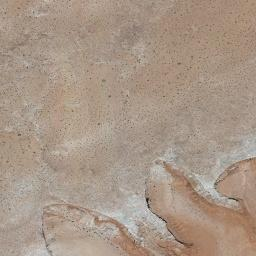
#> input picture examples/desert.jpg, 256 x 256 px
$ python -i segmentation.py   (imports and definitions only)
#> lines starting #> are read from the running program, lines starting #| are printed output that depends on the picture; after the words box and inside, x2 and y2 are one past the last pixel; in counts of white or black regions, pixels touching at a corner belong together
### morphology.py
import cv2  # For image processing
import numpy as np  # For numerical operations
import os  # For file operations

def apply_morphological_operation(image, operation, kernel_size):
    """
    Applique une opération morphologique à l'image

    Args:
        image: Image d'entrée
        operation: Nom de l'opération ('erosion', 'dilation', etc.)
        kernel_size: Taille du noyau (élément structurant)

    Returns:
        Image après application de l'opération
    """
    # Conversion en niveaux de gris si l'image est en couleur
    if len(image.shape) > 2:
        gray = cv2.cvtColor(image, cv2.COLOR_RGB2GRAY)
    else:
        gray = image.copy()

    # Création du noyau
    kernel = cv2.getStructuringElement(cv2.MORPH_RECT, (kernel_size, kernel_size))

    # Application de l'opération
    if operation.lower() == 'erosion':
        result = cv2.erode(gray, kernel, iterations=1)
    elif operation.lower() == 'dilation':
        result = cv2.dilate(gray, kernel, iterations=1)
    elif operation.lower() == 'ouverture':
        result = cv2.morphologyEx(gray, cv2.MORPH_OPEN, kernel)
    elif operation.lower() == 'fermeture':
        result = cv2.morphologyEx(gray, cv2.MORPH_CLOSE, kernel)
    elif operation.lower() == 'gradient':
        result = cv2.morphologyEx(gray, cv2.MORPH_GRADIENT, kernel)
    elif operation.lower() == 'top-hat':
        result = cv2.morphologyEx(gray, cv2.MORPH_TOPHAT, kernel)
    elif operation.lower() == 'black-hat':
        result = cv2.morphologyEx(gray, cv2.MORPH_BLACKHAT, kernel)
    else:
        result = gray  # Opération non reconnue

    return result

# [115 lines left out: functions calculate_morphological_laplacian, calculate_gradient_morphology, segment_image_morphology, not called in this run]

### segmentation.py
import numpy as np
import cv2  # Pour le traitement d'image
import matplotlib.pyplot as plt  # Pour la visualisation

# Importer la fonction depuis morphology.py
from morphology import apply_morphological_operation

def segment_image_morphology(image, method='watershed'):
    """
    Segmente l'image en utilisant des techniques morphologiques

    Args:
        image: Image d'entrée
        method: Méthode de segmentation ('watershed', 'region_growing')

    Returns:
        Image segmentée et labels des segments
    """
#> called with method = 'watershed'
    # Conversion en niveaux de gris si nécessaire
    if len(image.shape) > 2:
        gray = cv2.cvtColor(image, cv2.COLOR_RGB2GRAY)
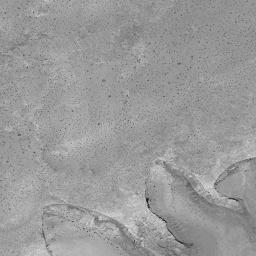
#> gray: shape (256, 256); min 18, max 226, mean 153.8
    else:
        gray = image.copy()
        image = cv2.cvtColor(gray, cv2.COLOR_GRAY2BGR)  # Convertir en BGR pour watershed

    # Appliquer un flou gaussien pour réduire le bruit
    blurred = cv2.GaussianBlur(gray, (5, 5), 0)

    if method.lower() == 'watershed':
        # Segmentation watershed
        # Calcul du gradient pour trouver les bordures
        gradient = apply_morphological_operation(blurred, 'gradient', 3)
#> in apply_morphological_operation, `result = cv2.morphologyEx(gray, cv2.MORPH_GRADIENT, kernel)`:
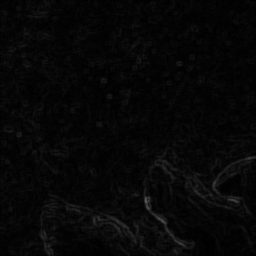
#> result: shape (256, 256); min 0, max 89, mean 6.9

        # Binarisation du gradient
        _, binary = cv2.threshold(gradient, 0, 255, cv2.THRESH_BINARY + cv2.THRESH_OTSU)
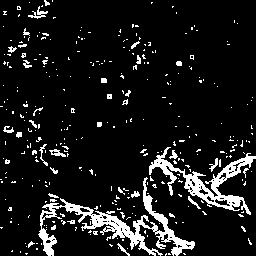
#> binary: shape (256, 256); 9.8% white; 325 white regions (292 under 20 px), largest, box (x1, y1, x2, y2) and area: (38, 177, 195, 256) 2463, (149, 147, 256, 215) 1667, (28, 6, 48, 19) 87

        # Transformation de distance
        dist = cv2.distanceTransform(binary, cv2.DIST_L2, 3)
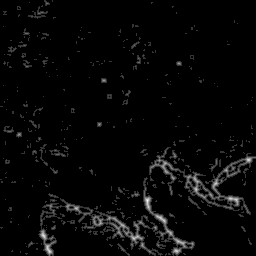
#> dist: shape (256, 256) float32; min 0, max 4.65, mean 0.129; drawn with min black and max white

        # Binarisation de la transformation de distance
        _, dist_bin = cv2.threshold(dist, 0.5*dist.max(), 255, cv2.THRESH_BINARY)
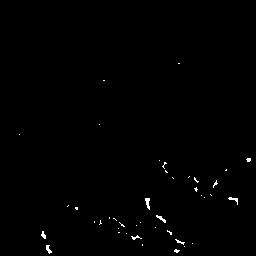
#> dist_bin: shape (256, 256) float32; 0.54% white in thin lines or dots, all inside (x1, y1, x2, y2) = (19, 63, 251, 254)
        dist_bin = dist_bin.astype(np.uint8)

        # Recherche des marqueurs (noyaux des régions)
        contours, _ = cv2.findContours(dist_bin, cv2.RETR_EXTERNAL, cv2.CHAIN_APPROX_SIMPLE)
#> contours = 42 contours, 41 with area under 20; largest, box (x1, y1, x2, y2) and area: (145, 198, 150, 210) 24

        # Créer une matrice de marqueurs avec le type correct (CV_32SC1)
        markers = np.zeros(gray.shape, dtype=np.int32)

        # Dessiner les contours des régions
        for i, contour in enumerate(contours):
            cv2.drawContours(markers, [contour], -1, i+1, -1)
#> this loop made 42 passes
#> contour on passes 2, 4, 5, 8, 9, 12, 13, 14, 15, 17, 19, 20: [[184, 246]], [[142, 244], [142, 245]], [[192, 243]], [[126, 233]], [[118, 232], [119, 232]], [[118, 228]], [[155, 227]], [[136, 225]], [[140, 222]], [[94, 221], [94, 222]], [[113, 218], [114, 218], [116, 220], [114, 218]], [[109, 217], [109, 218]]
#> markers: shape (256, 256) int32; 43 distinct labels, from 0 to 42

        # Préparer l'image pour watershed (doit être CV_8UC3)
        if len(image.shape) < 3 or image.shape[2] != 3:
            image_color = cv2.cvtColor(image, cv2.COLOR_GRAY2BGR)
        else:
            image_color = image.copy()

        # Appliquer watershed
        cv2.watershed(image_color, markers)

        return markers, len(contours)

    elif method.lower() == 'region_growing':
        # Implémentation simplifiée de croissance de région
        _, binary = cv2.threshold(blurred, 0, 255, cv2.THRESH_BINARY + cv2.THRESH_OTSU)

        # Trouver les composantes connectées
        num_labels, labels = cv2.connectedComponents(binary)

        return labels, num_labels - 1

    else:
        # Méthode par défaut: simple seuillage adaptatif
        binary = cv2.adaptiveThreshold(blurred, 255, cv2.ADAPTIVE_THRESH_GAUSSIAN_C,
                                       cv2.THRESH_BINARY, 11, 2)

        num_labels, labels = cv2.connectedComponents(binary)

        return labels, num_labels - 1

>>> import cv2
>>> picture = cv2.cvtColor(cv2.imread('examples/desert.jpg'), cv2.COLOR_BGR2RGB)
>>> result = segment_image_morphology(picture)
